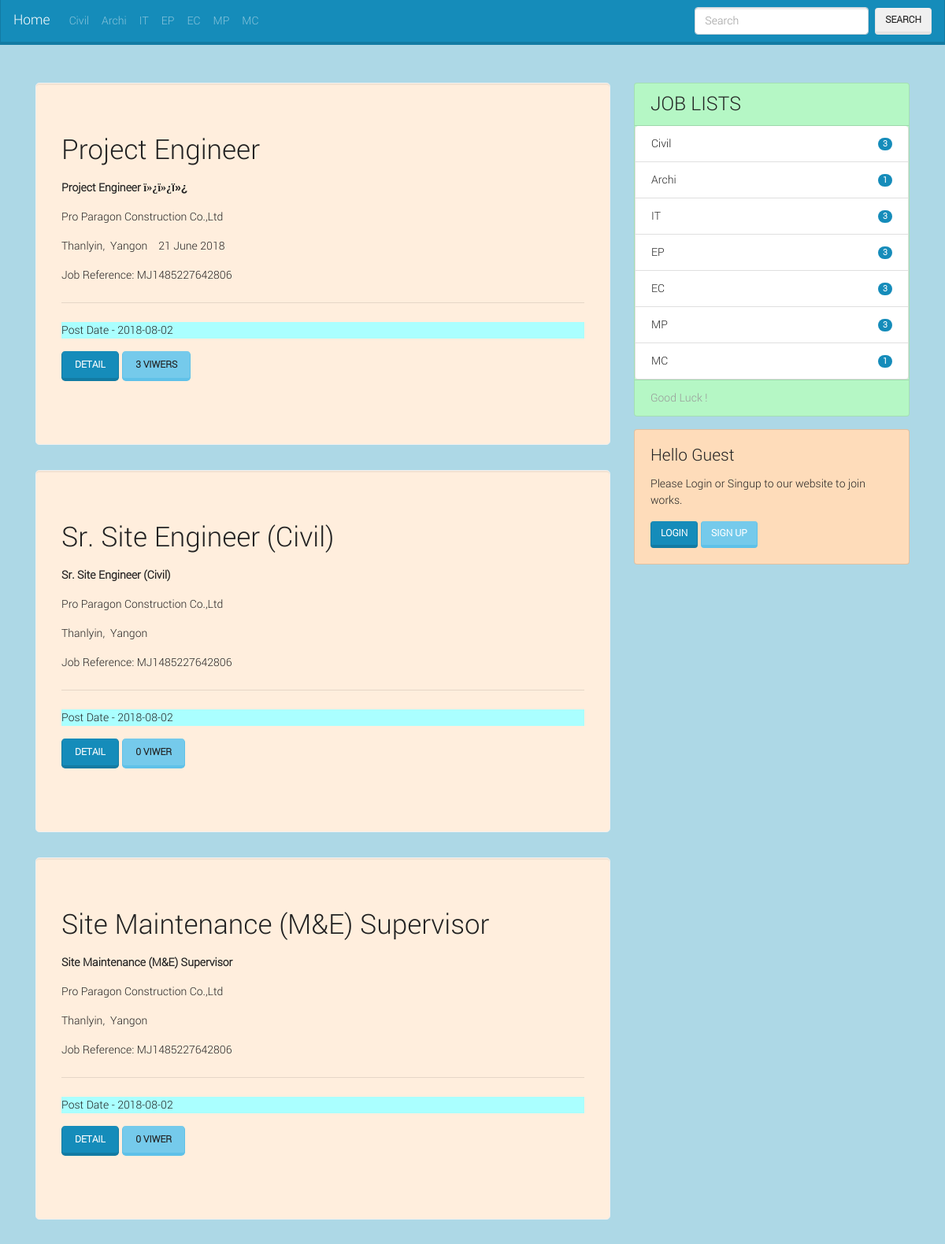
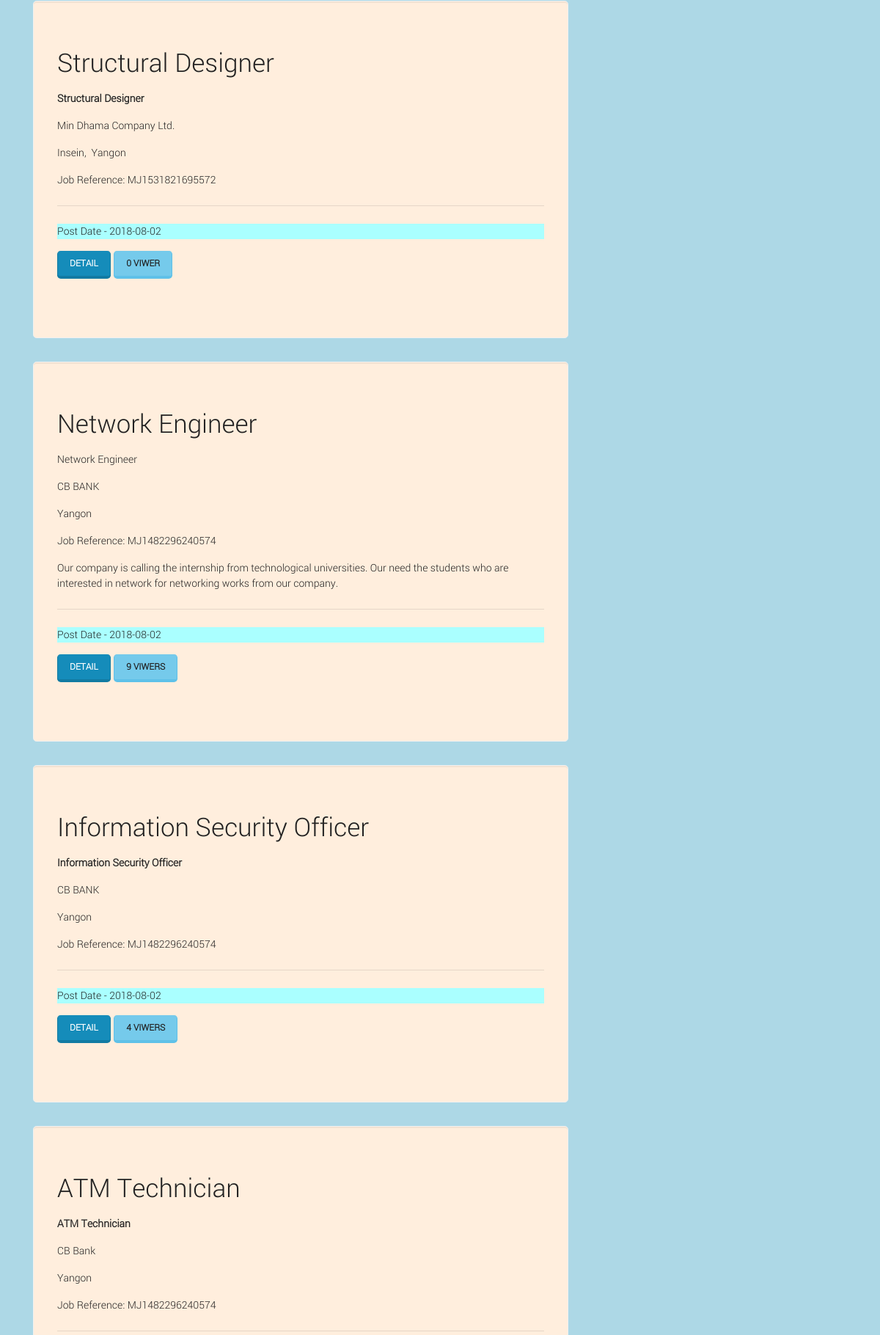
The page / (upper part) on the database its author committed (2 pictures, top to bottom).
### tables this page shows
CREATE TABLE `menu` (
  `m_id` int(11) NOT NULL,
  `m_name` varchar(50) NOT NULL,
  `m_code` varchar(64) NOT NULL,
  `m_status` int(1) NOT NULL DEFAULT '1',
  `m_count` int(11) NOT NULL
);

CREATE TABLE `posts` (
  `p_id` int(11) NOT NULL,
  `p_title` varchar(255) NOT NULL,
  `p_menu` varchar(64) NOT NULL,
  `p_body` text NOT NULL,
  `p_interview` date NOT NULL,
  `p_user` varchar(255) NOT NULL,
  `p_time` timestamp NOT NULL DEFAULT CURRENT_TIMESTAMP,
  `p_count` int(11) NOT NULL,
  `p_code` varchar(64) NOT NULL
);

### includes/base.php (called while the page is built, shortened)
<?php
	$url = "http://localhost/ims";
 ?>

### index.php (the view, shortened to what this page needs)
<?php include "includes/head.php" ?>
	<div class="container">
		<div class="row py-5">
			<div class="col-12 col-md-8 col-lg-8 ">
				<?php
					if (isset($_GET["menu"])) {
						$sql = "SELECT * FROM posts WHERE p_menu = '$menu'";
					}else{
						$sql = "SELECT * FROM posts";
					}
					$query=mysqli_query($con,$sql);
					while($post = mysqli_fetch_assoc($query)){
						$post_time = explode(" ", $post["p_time"]);
						$date = $post_time[0];
						$p_count = $post["p_count"];
						$p_viwer = $post["p_count"]>1?"viwers":"viwer";
						$viwer_count = $p_count." ".$p_viwer;
				 ?>
				<div class="jumbotron" style="background-color: #ffeedd;">
				  <h1 class="card-title" ><?php echo $post["p_title"]; ?></h1>
				  <p class="lead"><?php echo html_entity_decode($post["p_body"]); ?></p>
				  <hr class="my-4">
				  <p style="background-color: #aaffff;">Post Date - <?php echo $date; ?></p>
				  <p class="lead">
				    <a class="btn btn-primary btn-lg" href="detail.php?post=<?php echo $post["p_code"] ?>" role="button">detail</a>
				    <a class="btn btn-info btn-lg" role="button"><?php echo $viwer_count;  ?></a>
				  </p>
				</div>
				<?php } ?>
			</div>
			<div class="col-12 col-md-4 col-lg-4">
				<div class="card mb-3" style="background-color: #bbffcc;">
				  <h3 class="card-header">JOB LISTS</h3>
				 <ul class="list-group">
			    <?php
			      	$sql = "SELECT * FROM menu WHERE m_status=1";
			      	$query = mysqli_query($con,$sql);
			      	while($menu = mysqli_fetch_assoc($query)){
			      		$code = $menu["m_code"];
			      		$job_sql = "SELECT COUNT(p_menu) FROM posts WHERE p_menu='$code'";
			      		$job_query = mysqli_query($con,$job_sql);
			      		$job_count = mysqli_fetch_assoc($job_query);
			    ?>
				  <li class="list-group-item d-flex justify-content-between align-items-center">
				    <?php echo $menu["m_name"] ?>
				    <span class="badge badge-primary badge-pill"><?php echo $job_count["COUNT(p_menu)"] ?></span>
				  </li>
				<?php } ?>
				</ul>
				  <div class="card-footer text-muted">
				    Good Luck !
				  </div>
				</div>
				<?php
					if (!isset($_SESSION["name"])) {
				 ?>
				<div class="card" style="background-color: #fedcba;">
				  <div class="card-body">
				    <h4 class="card-title">Hello Guest</h4>
				    <p class="card-text">Please Login or Singup to our website to join works.</p>
				    <a href="<?php echo $url; ?>/login.php" target="_blink" class="btn btn-primary">Login</a>
				    <a href="<?php echo $url ?>/signup.php" target="_blink" class="btn btn-info">Sign up</a>
				  </div>
				</div>
				<?php } ?>
			</div>
		</div>
	</div>
<?php include "includes/footer.php" ?>

### includes/head.php (shortened to what this page needs)
<?php
	include "base.php";
 ?>
<!DOCTYPE html>
<html>
<head>
	<link rel="stylesheet" type="text/css" href="<?php echo $url; ?>/assets/css/bootstrap.min.css">
	<link rel="stylesheet" type="text/css" href="<?php echo $url; ?>/assets/css/font-awesome.css">
	<link rel="stylesheet" type="text/css" href="<?php echo $url; ?>/assets/css/style.css">
</head>
<body>
	<nav class="navbar navbar-expand-lg navbar-dark bg-primary">
	  <a class="navbar-brand" href="<?php echo $url; ?>">Home</a>
	  <div class="collapse navbar-collapse" id="navbarColor01">
	    <ul class="navbar-nav mr-auto">
	      <?php
	      	$sql = "SELECT * FROM menu WHERE m_status=1";
	      	$query = mysqli_query($con,$sql);
	      	while($menu = mysqli_fetch_assoc($query)){
	       ?>
	      <li class="nav-item">
	        <a class="nav-link" href="<?php echo $url.'?menu='.$menu['m_code'] ?>"><?php echo $menu["m_name"] ?></a>
	      </li>
	  	  <?php } ?>
	    </ul>
	    <form method="post" action="search.php" class="form-inline my-2 my-lg-0">
	      <input class="form-control mr-sm-2" name="search_key" placeholder="Search" type="text">
	      <button class="btn btn-secondary my-2 my-sm-0" type="submit">Search</button>
	    </form>
	  </div>
	</nav>

### assets/css/style.css (style rules this page uses)
* { font-family: 'mms2'; }
body { background: lightblue; }

### rows shown on the page
menu: m_name "Civil", COUNT "3"
menu: m_name "Archi", COUNT "1"
menu: m_name "IT", COUNT "3"
menu: m_name "EP", COUNT "3"
menu: m_name "EC", COUNT "3"
menu: m_name "MP", COUNT "3"
menu: m_name "MC", COUNT "1"
posts: p_title "Project Engineer", p_body "Project Engineer ï»¿ ï»¿ ï»¿ Pro Paragon Construction Co.,Ltd Thanlyin, Yangon 21 June 2018 Job Reference: MJ1485227642806", p_time "2018-08-02", p_count "3 VIWERS"
posts: p_title "Sr. Site Engineer (Civil)", p_body "Sr. Site Engineer (Civil) Pro Paragon Construction Co.,Ltd Thanlyin, Yangon Job Reference: MJ1485227642806", p_time "2018-08-02", p_count "0 VIWER"
posts: p_title "Site Maintenance (M&E) Supervisor", p_body "Site Maintenance (M&E) Supervisor Pro Paragon Construction Co.,Ltd Thanlyin, Yangon Job Reference: MJ1485227642806", p_time "2018-08-02", p_count "0 VIWER"
posts: p_title "Structural Designer", p_body "Structural Designer Min Dhama Company Ltd. Insein, Yangon Job Reference: MJ1531821695572", p_time "2018-08-02", p_count "0 VIWER"
posts: p_title "Network Engineer", p_body "Network Engineer CB BANK Yangon Job Reference: MJ1482296240574 Our company is calling the internship from technological universities. Our need the students who are interested in network for networking works from our company.", p_time "2018-08-02", p_count "9 VIWERS"
posts: p_title "Information Security Officer", p_body "Information Security Officer CB BANK Yangon Job Reference: MJ1482296240574", p_time "2018-08-02", p_count "4 VIWERS"
posts: p_title "ATM Technician", p_body "ATM Technician CB Bank Yangon Job Reference: MJ1482296240574"
